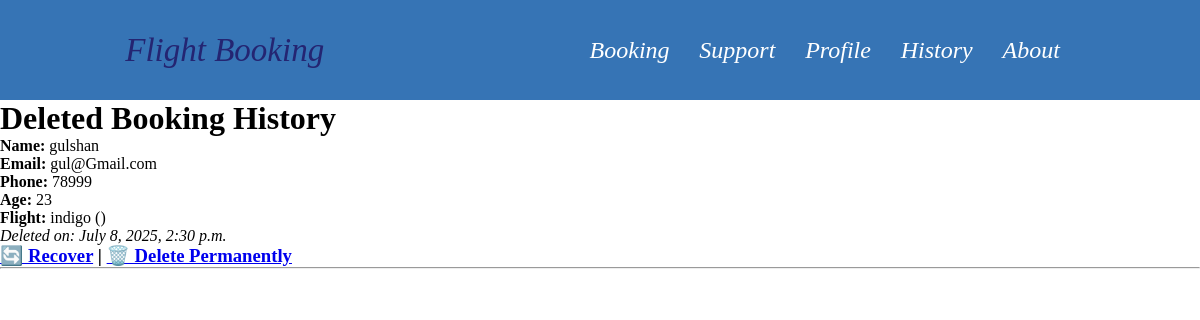
The app's page /history with its own data.
### base/models.py (models this page shows)
class DeletedBookingModel(models.Model):
    flight_name = models.CharField(max_length=50)
    name = models.CharField(max_length=100)
    email = models.EmailField()
    phno = models.CharField(max_length=15)
    age = models.IntegerField()
    deleted_at = models.DateTimeField(auto_now_add=True)  # Timestamp of deletion

### base/views.py (the view)
# urls.py: path('history',views.history,name ='history'),
def history(request):
    deleted_bookings = DeletedBookingModel.objects.all().order_by('-deleted_at')
    return render(request, 'history.html', {'deleted_bookings': deleted_bookings})

### base/templates/history.html
{% extends 'main.html' %}
{% block content %}
<h1>Deleted Booking History</h1>
{% for book in deleted_bookings %}
    <div class="card">
        <p><strong>Name:</strong> {{ book.name }}</p>
        <p><strong>Email:</strong> {{ book.email }}</p>
        <p><strong>Phone:</strong> {{ book.phno }}</p>
        <p><strong>Age:</strong> {{ book.age }}</p>
        <p><strong>Flight:</strong> {{ book.flight_name }} ({{ book.airline|title }})</p>
        <p><em>Deleted on: {{ book.deleted_at }}</em></p>
        <h3 class="btn">
        <a href="{% url 'recover_booking' book.id %}">🔄 Recover</a> |
        <a href="{% url 'delete_forever' book.id %}">🗑️ Delete Permanently</a>
       </h3>
        <hr>
    </div>
{% empty %}
    <p>No deleted bookings found.</p>
{% endfor %}
{% endblock content %}

### static/style.css (style rules this page uses)
* { margin: 0; padding: 0; box-sizing: border-box; }

### records on screen
DeletedBookingModel: name "gulshan", email "gul@Gmail.com", phno "78999", age "23", flight_name "indigo", deleted_at "July 8, 2025, 2:30 p.m."
